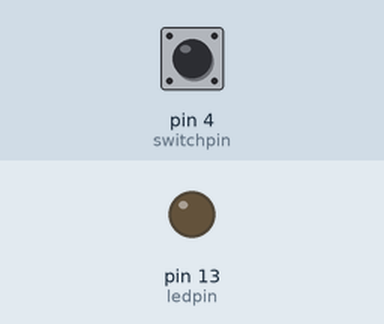
Simulated run of this sketch. Board: Arduino Uno, built with avr-gcc and run on an emulated ATmega328P. Parts: output pins drawn as LEDs (lit = HIGH). Dashed ring = blinking. The inputs (shaded band) are chosen by the test bench; at power-on: pin 4 (switchpin) HIGH.

Above: at 1.2 s.
1.3 s: pin 4 (switchpin) pulled LOW for 3.2 s
At 3.5 s:
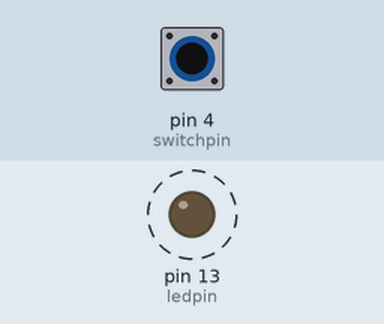
At 6.6 s:
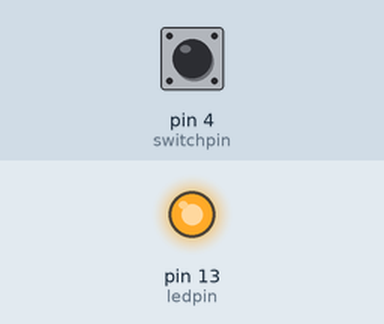
Timing chart, 0 to 8.1 s (numbered marks = the images above; inputs shaded):
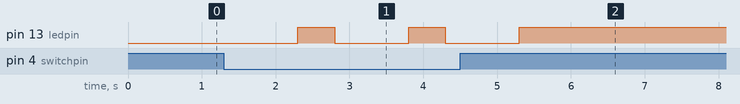

Measured:
- after the input at 1.3 s, pin 13 (ledpin): alternates HIGH for 0.50 s and LOW for 1.0 s, 5 changes in all, then stays HIGH, starting after 1.0 s

The sketch:

led_by_switch.ino
```cpp
const int switchpin=4;
const int ledpin=13;
int switchstate=0;


void setup() {
  // put your setup code here, to run once:
  pinMode(ledpin, OUTPUT);
  pinMode(switchpin, INPUT);


}

void loop() {
  // put your main code here, to run repeatedly:
  switchstate=digitalRead(switchpin);
  if(switchstate==LOW)
  {
    digitalWrite(ledpin, LOW);
    delay(1000);
    digitalWrite(ledpin, HIGH);
    delay(500);

   }


}
```
